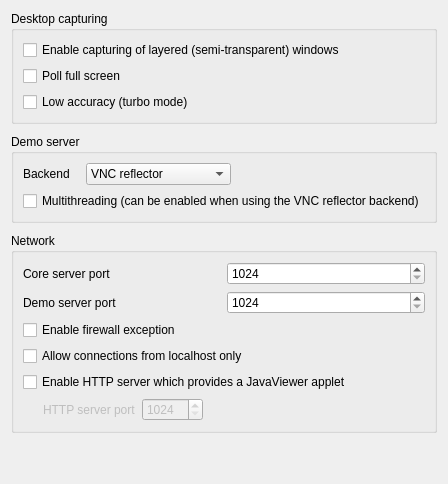
      <widget class="QWidget" name="italcServerSettingsPage">
       <layout class="QVBoxLayout" name="verticalLayout_6" stretch="0,0,0,1">
        <property name="spacing">
         <number>10</number>
        </property>
        <item>
         <widget class="QGroupBox" name="groupBox_6">
          <property name="title">
           <string>Desktop capturing</string>
          </property>
          <layout class="QGridLayout" name="gridLayout_7">
           <item row="0" column="0">
            <widget class="QCheckBox" name="vncCaptureLayeredWindows">
             <property name="text">
              <string>Enable capturing of layered (semi-transparent) windows</string>
             </property>
            </widget>
           </item>
           <item row="1" column="0">
            <widget class="QCheckBox" name="vncPollFullScreen">
             <property name="text">
              <string>Poll full screen</string>
             </property>
            </widget>
           </item>
           <item row="2" column="0">
            <widget class="QCheckBox" name="vncLowAccuracy">
             <property name="text">
              <string>Low accuracy (turbo mode)</string>
             </property>
            </widget>
           </item>
          </layout>
         </widget>
        </item>
        <item>
         <widget class="QGroupBox" name="groupBox_9">
          <property name="title">
           <string>Demo server</string>
          </property>
          <layout class="QVBoxLayout" name="verticalLayout_7">
           <item>
            <layout class="QHBoxLayout" name="horizontalLayout_11" stretch="0,1,2">
             <property name="spacing">
              <number>16</number>
             </property>
             <item>
              <widget class="QLabel" name="label_6">
               <property name="text">
                <string>Backend</string>
               </property>
              </widget>
             </item>
             <item>
              <widget class="QComboBox" name="demoServerBackend">
               <item>
                <property name="text">
                 <string>VNC reflector</string>
                </property>
               </item>
               <item>
                <property name="text">
                 <string>iTALC 1 demo server</string>
                </property>
               </item>
              </widget>
             </item>
             <item>
              <spacer name="horizontalSpacer_15">
               <property name="orientation">
                <enum>Qt::Horizontal</enum>
               </property>
               <property name="sizeHint" stdset="0">
                <size>
                 <width>40</width>
                 <height>20</height>
                </size>
               </property>
              </spacer>
             </item>
            </layout>
           </item>
           <item>
            <widget class="QCheckBox" name="isDemoServerMultithreaded">
             <property name="text">
              <string>Multithreading (can be enabled when using the VNC reflector backend)</string>
             </property>
            </widget>
           </item>
          </layout>
         </widget>
        </item>
        <item>
         <widget class="QGroupBox" name="groupBox_8">
          <property name="title">
           <string>Network</string>
          </property>
          <layout class="QGridLayout" name="gridLayout_11">
           <item row="0" column="0">
            <widget class="QLabel" name="label_12">
             <property name="text">
              <string>Core server port</string>
             </property>
            </widget>
           </item>
           <item row="0" column="1">
            <widget class="QSpinBox" name="coreServerPort">
             <property name="minimum">
              <number>1024</number>
             </property>
             <property name="maximum">
              <number>65535</number>
             </property>
            </widget>
           </item>
           <item row="1" column="0">
            <widget class="QLabel" name="label_13">
             <property name="text">
              <string>Demo server port</string>
             </property>
            </widget>
           </item>
           <item row="1" column="1">
            <widget class="QSpinBox" name="demoServerPort">
             <property name="minimum">
              <number>1024</number>
             </property>
             <property name="maximum">
              <number>65535</number>
             </property>
            </widget>
           </item>
           <item row="2" column="0" colspan="2">
            <widget class="QCheckBox" name="isFirewallExceptionEnabled">
             <property name="text">
              <string>Enable firewall exception</string>
             </property>
            </widget>
           </item>
           <item row="4" column="0" colspan="2">
            <widget class="QCheckBox" name="isHttpServerEnabled">
             <property name="text">
              <string>Enable HTTP server which provides a JavaViewer applet</string>
             </property>
            </widget>
           </item>
           <item row="5" column="0" colspan="2">
            <layout class="QHBoxLayout" name="horizontalLayout_5">
             <item>
              <spacer name="horizontalSpacer_10">
               <property name="orientation">
                <enum>Qt::Horizontal</enum>
               </property>
               <property name="sizeType">
                <enum>QSizePolicy::Fixed</enum>
               </property>
               <property name="sizeHint" stdset="0">
                <size>
                 <width>20</width>
                 <height>20</height>
                </size>
               </property>
              </spacer>
             </item>
             <item>
              <widget class="QLabel" name="httpServerPortLabel">
               <property name="enabled">
                <bool>false</bool>
               </property>
               <property name="text">
                <string>HTTP server port</string>
               </property>
              </widget>
             </item>
             <item>
              <widget class="QSpinBox" name="httpServerPort">
               <property name="enabled">
                <bool>false</bool>
               </property>
               <property name="minimum">
                <number>1024</number>
               </property>
               <property name="maximum">
                <number>65535</number>
               </property>
              </widget>
             </item>
             <item>
              <spacer name="horizontalSpacer_11">
               <property name="orientation">
                <enum>Qt::Horizontal</enum>
               </property>
               <property name="sizeHint" stdset="0">
                <size>
                 <width>40</width>
                 <height>20</height>
                </size>
               </property>
              </spacer>
             </item>
            </layout>
           </item>
           <item row="3" column="0" colspan="2">
            <widget class="QCheckBox" name="localConnectOnly">
             <property name="text">
              <string>Allow connections from localhost only</string>
             </property>
            </widget>
           </item>
          </layout>
         </widget>
        </item>
        <item>
         <spacer name="verticalSpacer_6">
          <property name="orientation">
           <enum>Qt::Vertical</enum>
          </property>
          <property name="sizeHint" stdset="0">
           <size>
            <width>20</width>
            <height>40</height>
           </size>
          </property>
         </spacer>
        </item>
       </layout>
      </widget>
